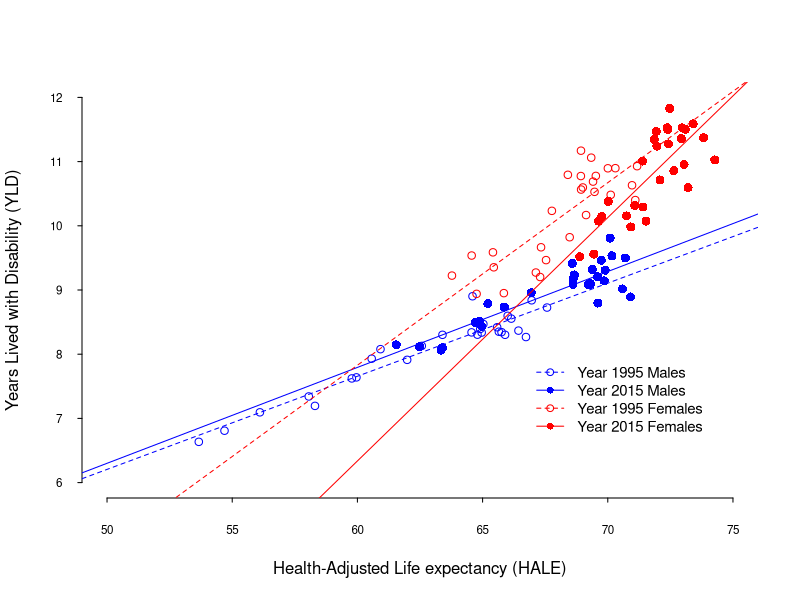

This figure's R source:
# Expansion of morbidity

#Years lived with disability (YLDs)
# Years of life lived with any short-term or long-term health loss.

# Healthy life expectancy, or health-adjusted life expectancy (HALE)
#The number of years that a person at a given age can expect to live in good health, 
# taking into account mortality and disability.

# Raw Data
HALE.raw.data <- read.csv("./IHME-GBD_2015_DATA-7c514cb9-1/IHME-GBD_2015_DATA-7c514cb9-1.csv")
LE.raw.data <- read.csv("./IHME-GBD_2015_DATA-b8689aa2-1/IHME-GBD_2015_DATA-b8689aa2-1.csv")

head(LE.raw.data)
head(HALE.raw.data)

# Tidy Data
library(data.table)
library(ggplot2) 

attach(LE.raw.data)
attach(HALE.raw.data)

DT.LE <- data.table(LE.raw.data)
DT.HALE <- data.table(HALE.raw.data)

tables()

######################################################

# Tidy Data 

data.LE.1995.male <- DT.LE[DT.LE$year == "1995" & DT.LE$sex == "Male", ]
data.HALE.1995.male <- DT.HALE[DT.HALE$year == "1995" & DT.HALE$sex == "Male", ]
data.YLD.1995.male <- data.LE.1995.male$val - data.HALE.1995.male$val

data.LE.2015.male <- DT.LE[DT.LE$year == "2015" & DT.LE$sex == "Male", ]
data.HALE.2015.male <- DT.HALE[DT.HALE$year == "2015" & DT.HALE$sex == "Male", ]
data.YLD.2015.male <- data.LE.2015.male$val - data.HALE.2015.male$val

data.LE.1995.female <- DT.LE[DT.LE$year == "1995" & DT.LE$sex == "Female", ]
data.HALE.1995.female <- DT.HALE[DT.HALE$year == "1995" & DT.HALE$sex == "Female", ]
data.YLD.1995.female <- data.LE.1995.female$val - data.HALE.1995.female$val

data.LE.2015.female <- DT.LE[DT.LE$year == "2015" & DT.LE$sex == "Female", ]
data.HALE.2015.female <- DT.HALE[DT.HALE$year == "2015" & DT.HALE$sex == "Female", ]
data.YLD.2015.female <- data.LE.2015.female$val - data.HALE.2015.female$val

##############################################################

# Expansion of female and male morbidity

plot(data.HALE.1995.male$val, 
     data.YLD.1995.male, 
     col="blue",
     cex=1,
     pch=1,
     xlim = c(50,75), 
     ylim=c(6, 12), 
     axes=F,
     xlab="Health-Adjusted Life expectancy (HALE)",
     ylab="Years Lived with Disability (YLD)")

points(data.HALE.2015.male$val, 
       data.YLD.2015.male, 
       col="blue",
       cex=1.2,
       pch=16)

points(data.HALE.1995.female$val, 
       data.YLD.1995.female, 
       col="red",
       cex=1,
       pch=1)

points(data.HALE.2015.female$val, 
       data.YLD.2015.female, 
       col="red",
       cex=1.2,
       pch=16)

axis(1, col.axis="black", las=1, cex.axis=0.7, tck=-.01)
axis(2, col.axis="black", las=2, cex.axis=0.7, tck=-.01)

legend(67, 8,  
       c("Year 1995 Males","Year 2015 Males", "Year 1995 Females","Year 2015 Females"),
       pch=c(1,16,1,16),
       lty=c(2,1, 2,1),
       cex=c(.9,.9,.9,.9),
       col=c("blue", "blue", "red", "red"),
       bty = "n")


######################################################

# Accelerating rate of increase of female morbidity

abline(lm(data.YLD.1995.male ~ data.HALE.1995.male$val), col="blue", lty=2)
summary(lm(data.YLD.1995.male ~ data.HALE.1995.male$val))
confint(lm(data.YLD.1995.male ~ data.HALE.1995.male$val))


abline(lm(data.YLD.2015.male ~ data.HALE.2015.male$val), col="blue", lty=1)
summary(lm(data.YLD.2015.male ~ data.HALE.2015.male$val))
confint(lm(data.YLD.2015.male ~ data.HALE.2015.male$val))


abline(lm(data.YLD.1995.female ~ data.HALE.1995.female$val), col="red", lty=2)
summary(lm(data.YLD.1995.female ~ data.HALE.1995.female$val))
confint(lm(data.YLD.1995.female ~ data.HALE.1995.female$val))


abline(lm(data.YLD.2015.female ~ data.HALE.2015.female$val), col="red", lty=1)
summary(lm(data.YLD.2015.female ~ data.HALE.2015.female$val))
confint(lm(data.YLD.2015.female ~ data.HALE.2015.female$val))


######################################################


